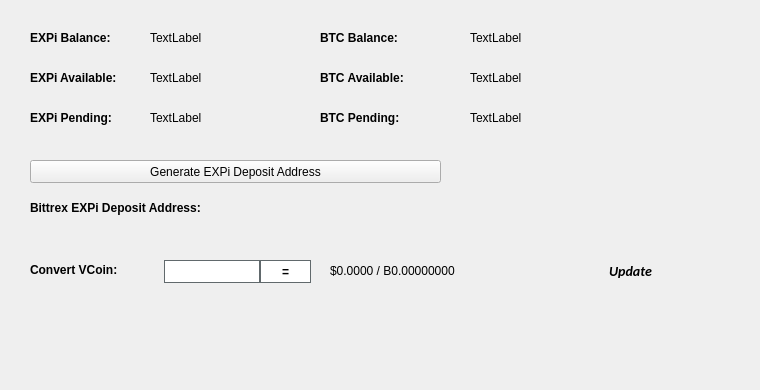
   <widget class="QWidget" name="BalanceTab">
    <attribute name="title">
     <string>Balance</string>
    </attribute>
    <widget class="QLabel" name="BitcoinBalanceLabel">
     <property name="geometry">
      <rect>
       <x>470</x>
       <y>30</y>
       <width>150</width>
       <height>16</height>
      </rect>
     </property>
     <property name="text">
      <string>TextLabel</string>
     </property>
    </widget>
    <widget class="QLabel" name="EXPiBalanceLabel">
     <property name="geometry">
      <rect>
       <x>150</x>
       <y>30</y>
       <width>150</width>
       <height>16</height>
      </rect>
     </property>
     <property name="text">
      <string>TextLabel</string>
     </property>
    </widget>
    <widget class="QLabel" name="label_11">
     <property name="geometry">
      <rect>
       <x>30</x>
       <y>30</y>
       <width>101</width>
       <height>16</height>
      </rect>
     </property>
     <property name="font">
      <font>
       <weight>75</weight>
       <bold>true</bold>
      </font>
     </property>
     <property name="text">
      <string>EXPi Balance:</string>
     </property>
    </widget>
    <widget class="QLabel" name="label_12">
     <property name="geometry">
      <rect>
       <x>320</x>
       <y>30</y>
       <width>101</width>
       <height>16</height>
      </rect>
     </property>
     <property name="font">
      <font>
       <weight>75</weight>
       <bold>true</bold>
      </font>
     </property>
     <property name="text">
      <string>BTC Balance:</string>
     </property>
    </widget>
    <widget class="QLabel" name="EXPiAvailableLabel_2">
     <property name="geometry">
      <rect>
       <x>150</x>
       <y>70</y>
       <width>150</width>
       <height>16</height>
      </rect>
     </property>
     <property name="text">
      <string>TextLabel</string>
     </property>
    </widget>
    <widget class="QLabel" name="label_13">
     <property name="geometry">
      <rect>
       <x>30</x>
       <y>70</y>
       <width>111</width>
       <height>16</height>
      </rect>
     </property>
     <property name="font">
      <font>
       <weight>75</weight>
       <bold>true</bold>
      </font>
     </property>
     <property name="text">
      <string>EXPi Available:</string>
     </property>
    </widget>
    <widget class="QLabel" name="label_14">
     <property name="geometry">
      <rect>
       <x>30</x>
       <y>110</y>
       <width>101</width>
       <height>16</height>
      </rect>
     </property>
     <property name="font">
      <font>
       <weight>75</weight>
       <bold>true</bold>
      </font>
     </property>
     <property name="text">
      <string>EXPi Pending:</string>
     </property>
    </widget>
    <widget class="QLabel" name="EXPiPendingLabel">
     <property name="geometry">
      <rect>
       <x>150</x>
       <y>110</y>
       <width>150</width>
       <height>16</height>
      </rect>
     </property>
     <property name="text">
      <string>TextLabel</string>
     </property>
    </widget>
    <widget class="QLabel" name="label_15">
     <property name="geometry">
      <rect>
       <x>320</x>
       <y>70</y>
       <width>111</width>
       <height>16</height>
      </rect>
     </property>
     <property name="font">
      <font>
       <weight>75</weight>
       <bold>true</bold>
      </font>
     </property>
     <property name="text">
      <string>BTC Available:</string>
     </property>
    </widget>
    <widget class="QLabel" name="BitcoinAvailableLabel">
     <property name="geometry">
      <rect>
       <x>470</x>
       <y>70</y>
       <width>150</width>
       <height>16</height>
      </rect>
     </property>
     <property name="text">
      <string>TextLabel</string>
     </property>
    </widget>
    <widget class="QLabel" name="label_31">
     <property name="geometry">
      <rect>
       <x>320</x>
       <y>110</y>
       <width>111</width>
       <height>16</height>
      </rect>
     </property>
     <property name="font">
      <font>
       <weight>75</weight>
       <bold>true</bold>
      </font>
     </property>
     <property name="text">
      <string>BTC Pending:</string>
     </property>
    </widget>
    <widget class="QLabel" name="BitcoinPendingLabel">
     <property name="geometry">
      <rect>
       <x>470</x>
       <y>110</y>
       <width>150</width>
       <height>16</height>
      </rect>
     </property>
     <property name="text">
      <string>TextLabel</string>
     </property>
    </widget>
    <widget class="QLabel" name="label_33">
     <property name="geometry">
      <rect>
       <x>30</x>
       <y>200</y>
       <width>221</width>
       <height>16</height>
      </rect>
     </property>
     <property name="font">
      <font>
       <weight>75</weight>
       <bold>true</bold>
      </font>
     </property>
     <property name="text">
      <string>Bittrex EXPi Deposit Address:</string>
     </property>
    </widget>
    <widget class="QPushButton" name="GenDepositBTN">
     <property name="geometry">
      <rect>
       <x>30</x>
       <y>160</y>
       <width>411</width>
       <height>23</height>
      </rect>
     </property>
     <property name="text">
      <string>Generate EXPi Deposit Address</string>
     </property>
     <property name="icon">
      <iconset resource="../expi.qrc">
       <normaloff>:/icons/bitcoin</normaloff>:/icons/bitcoin</iconset>
     </property>
    </widget>
    <widget class="QLabel" name="DepositAddressLabel">
     <property name="geometry">
      <rect>
       <x>200</x>
       <y>200</y>
       <width>261</width>
       <height>16</height>
      </rect>
     </property>
     <property name="palette">
      <palette>
       <active>
        <colorrole role="WindowText">
         <brush brushstyle="SolidPattern">
          <color alpha="255">
           <red>0</red>
           <green>0</green>
           <blue>0</blue>
          </color>
         </brush>
        </colorrole>
        <colorrole role="Text">
         <brush brushstyle="SolidPattern">
          <color alpha="255">
           <red>0</red>
           <green>0</green>
           <blue>255</blue>
          </color>
         </brush>
        </colorrole>
       </active>
       <inactive>
        <colorrole role="WindowText">
         <brush brushstyle="SolidPattern">
          <color alpha="255">
           <red>0</red>
           <green>0</green>
           <blue>0</blue>
          </color>
         </brush>
        </colorrole>
        <colorrole role="Text">
         <brush brushstyle="SolidPattern">
          <color alpha="255">
           <red>0</red>
           <green>0</green>
           <blue>255</blue>
          </color>
         </brush>
        </colorrole>
       </inactive>
       <disabled>
        <colorrole role="WindowText">
         <brush brushstyle="SolidPattern">
          <color alpha="255">
           <red>120</red>
           <green>120</green>
           <blue>120</blue>
          </color>
         </brush>
        </colorrole>
        <colorrole role="Text">
         <brush brushstyle="SolidPattern">
          <color alpha="255">
           <red>120</red>
           <green>120</green>
           <blue>120</blue>
          </color>
         </brush>
        </colorrole>
       </disabled>
      </palette>
     </property>
     <property name="font">
      <font>
       <weight>75</weight>
       <bold>true</bold>
      </font>
     </property>
     <property name="text">
      <string/>
     </property>
     <property name="alignment">
      <set>Qt::AlignRight|Qt::AlignTrailing|Qt::AlignVCenter</set>
     </property>
     <property name="textInteractionFlags">
      <set>Qt::LinksAccessibleByMouse|Qt::TextSelectableByKeyboard|Qt::TextSelectableByMouse</set>
     </property>
    </widget>
    <widget class="QLabel" name="label_8">
     <property name="geometry">
      <rect>
       <x>460</x>
       <y>300</y>
       <width>281</width>
       <height>81</height>
      </rect>
     </property>
     <property name="text">
      <string/>
     </property>
     <property name="pixmap">
      <pixmap>:/images/bittrex</pixmap>
     </property>
    </widget>
    <widget class="QWidget" name="widgetConversion" native="true">
     <property name="geometry">
      <rect>
       <x>0</x>
       <y>250</y>
       <width>751</width>
       <height>43</height>
      </rect>
     </property>
     <property name="minimumSize">
      <size>
       <width>0</width>
       <height>43</height>
      </size>
     </property>
     <property name="styleSheet">
      <string notr="true"/>
     </property>
     <widget class="QPushButton" name="btnUpdateMarketData">
      <property name="geometry">
       <rect>
        <x>575</x>
        <y>0</y>
        <width>111</width>
        <height>41</height>
       </rect>
      </property>
      <property name="sizePolicy">
       <sizepolicy hsizetype="Expanding" vsizetype="Expanding">
        <horstretch>0</horstretch>
        <verstretch>0</verstretch>
       </sizepolicy>
      </property>
      <property name="font">
       <font>
        <family>calibri</family>
        <pointsize>-1</pointsize>
        <weight>75</weight>
        <italic>true</italic>
        <bold>true</bold>
       </font>
      </property>
      <property name="styleSheet">
       <string notr="true">margin:0px;text-align:center;padding:2px;border-radius:3px;font-style:italic;width:100px;font-size:14px;font-family:calibri;font-weight:600;</string>
      </property>
      <property name="text">
       <string>Update</string>
      </property>
      <property name="iconSize">
       <size>
        <width>150</width>
        <height>35</height>
       </size>
      </property>
      <property name="autoDefault">
       <bool>true</bool>
      </property>
      <property name="default">
       <bool>true</bool>
      </property>
     </widget>
     <widget class="QLabel" name="lblConvertVCoin">
      <property name="geometry">
       <rect>
        <x>30</x>
        <y>10</y>
        <width>131</width>
        <height>20</height>
       </rect>
      </property>
      <property name="styleSheet">
       <string notr="true"/>
      </property>
      <property name="text">
       <string>&lt;html&gt;&lt;head/&gt;&lt;body&gt;&lt;p&gt;&lt;span style=&quot; font-weight:600;&quot;&gt;Convert VCoin:&lt;/span&gt;&lt;/p&gt;&lt;/body&gt;&lt;/html&gt;</string>
      </property>
     </widget>
     <widget class="QLineEdit" name="txtConvertVCoinQty">
      <property name="geometry">
       <rect>
        <x>160</x>
        <y>10</y>
        <width>100</width>
        <height>23</height>
       </rect>
      </property>
      <property name="minimumSize">
       <size>
        <width>100</width>
        <height>23</height>
       </size>
      </property>
      <property name="maximumSize">
       <size>
        <width>100</width>
        <height>16777215</height>
       </size>
      </property>
      <property name="styleSheet">
       <string notr="true">border: 1px solid #61696c;margin-left:4px;</string>
      </property>
     </widget>
     <widget class="QPushButton" name="btnConvertEXPi">
      <property name="geometry">
       <rect>
        <x>260</x>
        <y>10</y>
        <width>51</width>
        <height>23</height>
       </rect>
      </property>
      <property name="minimumSize">
       <size>
        <width>0</width>
        <height>23</height>
       </size>
      </property>
      <property name="styleSheet">
       <string notr="true">border:1px solid #61696c;background:white;font-weight:600;</string>
      </property>
      <property name="text">
       <string>=</string>
      </property>
     </widget>
     <widget class="QLabel" name="lblConvertVCoinResults">
      <property name="geometry">
       <rect>
        <x>330</x>
        <y>0</y>
        <width>201</width>
        <height>41</height>
       </rect>
      </property>
      <property name="styleSheet">
       <string notr="true"/>
      </property>
      <property name="text">
       <string>$0.0000 / B0.00000000</string>
      </property>
     </widget>
     <widget class="QLabel" name="iconOverviewUpdateWait">
      <property name="geometry">
       <rect>
        <x>670</x>
        <y>10</y>
        <width>24</width>
        <height>24</height>
       </rect>
      </property>
      <property name="text">
       <string/>
      </property>
      <property name="pixmap">
       <pixmap resource="../expi.qrc">:/icons/transaction_1</pixmap>
      </property>
      <property name="scaledContents">
       <bool>true</bool>
      </property>
      <property name="alignment">
       <set>Qt::AlignCenter</set>
      </property>
     </widget>
    </widget>
   </widget>
